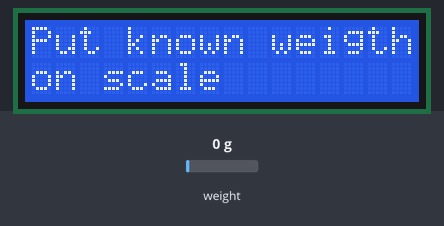
Bench run of a sketch on a simulated Arduino Mega 2560, built with avr-gcc and run on an emulated ATmega2560. Shown: 16×2 character LCD. The test bench sets the inputs (shaded band); at power-on: weight on the scale 0 g.

Above: at 13.3 s.
13.4 s: weight on the scale set to 100 g
At 22.5 s:
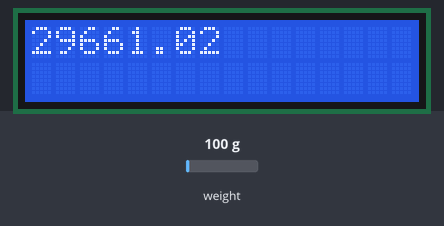
27.4 s: weight on the scale set to 1250 g
At 33.7 s:
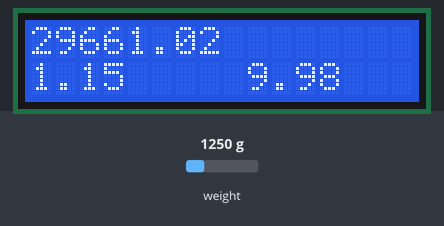
39.4 s: weight on the scale set to 2500 g
At 44.2 s:
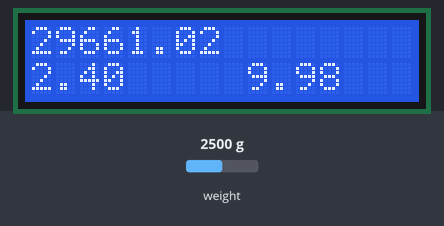
Timing chart, 0 to 45.7 s (numbered marks = the images above; inputs shaded):
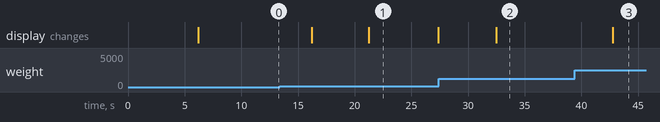

Measured:
- after the input at 27.4 s, the display: changes after 5.1 s (image 2)
- after the input at 39.4 s, the display: changes after 3.4 s (image 3)
- what the display in image 1 shows lasts 6.2 s, from 21.2 s to 27.4 s

The sketch:

calib_LoadCell.ino
```cpp
#include "HX711.h"
#include "Teensy_PinDefinition.h"
#include <LiquidCrystal_I2C.h>

#define KNOWN_WEIGTH 1.416

LiquidCrystal_I2C lcd(0x27,16,2);

HX711 scale50;
float weigth = 0;

int LCDCount = 0;

bool offsetCheck = 0;

void setup() {
  // put your setup code here, to run once:
  scale50.begin(PIN_LC350_DAT, PIN_LC350_CLK);
/*   scale50.set_scale(LC50_DIVIDER);
  scale50.set_offset(LC50_OFFSET); */
  Serial.print("50 Kg Scale initialized.\n");
Wire.begin();
  LCD_init();
}

void loop() {
  // put your main code here, to run repeatedly:


  lcd.clear();
  lcd.setCursor(0,0);
  lcd.print("Make sure the");
  lcd.setCursor(0,1);
  lcd.print("scale is empty");

  delay(5000);

while(offsetCheck){
  lcd.clear();
  lcd.setCursor(0,0);
  lcd.print(scale50.get_units(50));
  while(1);
}

  scale50.tare();
  scale50.set_scale();


  lcd.clear();
  lcd.setCursor(0,0);
  lcd.print("Put known weigth");
  lcd.setCursor(0,1);
  lcd.print("on scale");

  delay(5000);

  float RawReading = scale50.get_units(50);
  float scale = RawReading/KNOWN_WEIGTH;

  lcd.clear();
  lcd.setCursor(0,0);
  lcd.print("remove weigth");

  delay(5000);

  lcd.clear();
  lcd.setCursor(0,0);
  lcd.print(scale);

  scale50.set_scale(scale);
  scale50.tare();


  while(1){
    unsigned long loopStartTime = micros();

    while(!scale50.is_ready());
    weigth = scale50.get_units();


    unsigned long loopEndTime = micros();
    float freq = 1000000/float((loopEndTime - loopStartTime)); // 10^-9

    if(LCDCount >= 50){
      lcd.setCursor(0,1);
      lcd.print("                ");
      lcd.setCursor(0,1);
      lcd.print(weigth);
      lcd.setCursor(9,1);
      lcd.print(freq);
      LCDCount=0;
    }
    else LCDCount++;
  }
}
```

Teensy_PinDefinition.h
```cpp
#ifndef TEENSYPINDEFH
#define TEENSYPINDEFH

// Definition des pins du Teensy 4.0 pour le projet RHINO.

// COMM SPI
#define PIN_MOSI        11
#define PIN_MISO        12
#define PIN_MSCK        13

// MAX31856
#define PIN_CS_T0       8
#define PIN_CS_T1       5
#define PIN_CS_T2       3
#define PIN_CS_T3       1
#define PIN_DATARDY_T0  7
#define PIN_DATARDY_T1  6
#define PIN_DATARDY_T2  4
#define PIN_DATARDY_T3  2

// DAC MAX5725
#define PIN_CS_DAC      16
#define PIN_IRQ_DAC     17

// COMM I2C (Ecran LCD)
#define PIN_SDA0        18
#define PIN_SCL0        19

// SparkFun HX711
#define PIN_LC50_DAT    14
#define PIN_LC50_CLK    15
#define PIN_LC350_DAT   9
#define PIN_LC350_CLK   10

// Autres pins
#define PIN_PUSH_BTN      0
#define PIN_LED           21
#define PIN_PRESSURE      22
#define PIN_LOW_VOLT_WARN 23


#endif
```

LCD.ino
```cpp
void LCD_init(void)
{
    printf("Initialisation de l'ecran LCD");
    lcd.init(); // doit envoyer la commande init 2x.
    lcd.init();
    // Affichage de départ
    lcd.backlight();
    lcd.setCursor(1,0);
    lcd.print("Initialisation");
    lcd.setCursor(6,1);
    lcd.print("....");
}

// Ecriture du "template" selon la page
// selectionnee avec le bouton poussoir.
void LCD_write_page(int page){
    switch(page){
        case 0:
          lcd.setCursor(0,0);
          lcd.print("LC 50 Kg:       ");
          lcd.setCursor(0,1);
          lcd.print("LC 350Kg:       ");
        break;

        case 1:
          lcd.setCursor(0,0);
          lcd.print("TC 0 :          ");
          lcd.setCursor(0,1);
          lcd.print("TC 1 :          ");
        break;

        case 2:
          lcd.setCursor(0,0);
          lcd.print("TC 2 :          ");
          lcd.setCursor(0,1);
          lcd.print("TC 3 :          ");
        break;

        case 3:
          lcd.setCursor(0,0);
          lcd.print("PRES :          ");
          lcd.setCursor(0,1);
          lcd.print("FREQ :          ");
        break;

        default:
        break;
    }
}

// Ecriture des donnees selon la page
// selectionnee avec le bouton poussoir.
void LCD_update_readings(int page, double LC50, double LC350,
                         double T0, double T1, double T2, double T3,
                         double pressure, double freq){
    switch(page){
        case 0:
          lcd.setCursor(10,0);
          lcd.print("      ");
          lcd.setCursor(10,0);
          lcd.print(String(LC50,3));
          lcd.setCursor(10,1);
          lcd.print("      ");
          lcd.setCursor(10,1);
          lcd.print(String(LC350,2));
        break;

        case 1:
          lcd.setCursor(7,0);
          lcd.print("         ");
          lcd.setCursor(7,0);
          lcd.print(String(T0,2));
          lcd.setCursor(7,1);
          lcd.print("         ");
          lcd.setCursor(7,1);
          lcd.print(String(T1,2));
        break;

        case 2:
          lcd.setCursor(7,0);
          lcd.print("         ");
          lcd.setCursor(7,0);
          lcd.print(String(T2,2));
          lcd.setCursor(7,1);
          lcd.print("         ");
          lcd.setCursor(7,1);
          lcd.print(String(T3,2));
        break;

        case 3:
          lcd.setCursor(7,0);
          lcd.print("         ");
          lcd.setCursor(7,0);
          lcd.print(pressure,3);
          lcd.setCursor(7,1);
          lcd.print("         ");
          lcd.setCursor(7,1);
          lcd.print(String(freq,2));
        break;

        default:
        break;
    }
}
```
